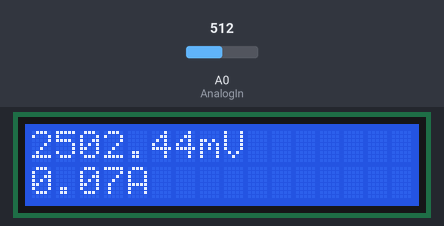
A sketch run on a simulated Arduino Uno, built with avr-gcc and run on an emulated ATmega328P. On the bench: 16×2 character LCD. Inputs (shaded band) come from the test bench; at power-on: A0 (AnalogIn) = 512. What the sketch prints to the serial monitor is not drawn.

Above: at 1.2 s.
1.3 s: A0 (AnalogIn) set to 716
At 2.58 s:
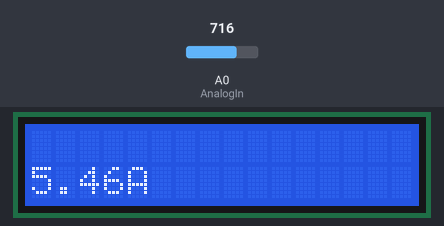
4.3 s: A0 (AnalogIn) set to 900
At 5.4 s:
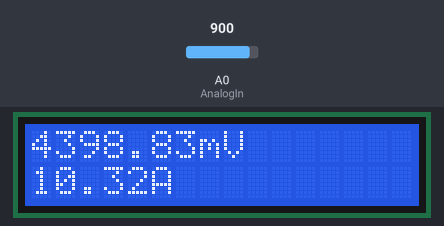
7.3 s: A0 (AnalogIn) set to 874
At 8.1 s:
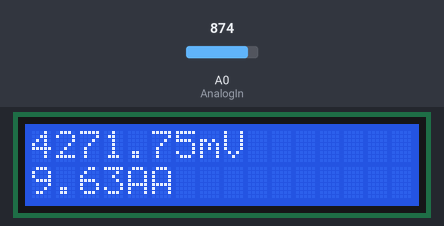
10.3 s: A0 (AnalogIn) set to 526
At 11.64 s:
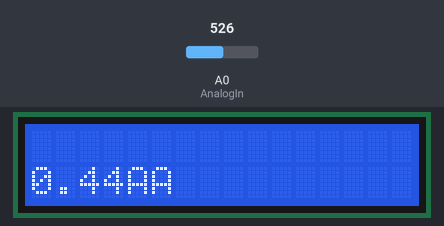
13.1 s: A0 (AnalogIn) set to 491
At 13.9 s:
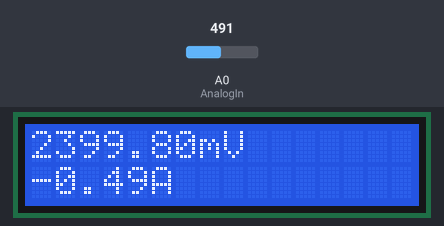
Timing chart, 0 to 16.1 s (numbered marks = the images above; inputs shaded):
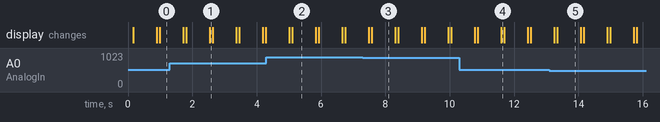

The sketch:

sketch_jul19a.ino
```cpp
#include <Wire.h>
#include <LiquidCrystal_I2C.h>

/*
 * Pin :
 *  LCD1602 I2C :
 *    SDA : A4
 *    SCL : A5
 *  ACS217 :
 *    OUT : A3
 *
*/

LiquidCrystal_I2C lcd(0x27,16,2);

const int AnalogIn = A0;
int MVPerAmp = 185;
float ACOffset = 2490.0;//mv
unsigned int Raw = 0;
double Voltage = 0;
double Current = 0;
String Empty = "                ";

void setup()
{
  Serial.begin(9600);
  lcd.init();
  lcd.backlight();
}

void loop()
{
  for (int i=0; i < 64; i++){
    Raw = Raw + analogRead(AnalogIn);
  }

  Voltage = ((Raw/64)/1023.0)*5000; //mV
  Current = ((Voltage-ACOffset)/MVPerAmp); //A

  Serial.println("\n-------------------------------------");
  Serial.println("Raw : "+String(analogRead(AnalogIn)));
  Serial.println("Voltage : "+String(Voltage, 3)+" mV");
  Serial.println("Current : "+String(Current, 3)+" A");
  Serial.println("-------------------------------------\n");

  lcd.setCursor(0,0);
  lcd.print(String(Voltage, 2)+"mV");
  lcd.setCursor(0,1);
  lcd.print(String(Current, 2)+"A");

  Raw=0;

  delay(700);

  lcd.setCursor(0,0);
  lcd.print(Empty);
  lcd.setCursor(1,0);
  lcd.print(Empty);
}
```

Measured:
- the behaviour switches between 888 and 887 on A0 (AnalogIn) (found by bisection; images 2 and 3)
- the behaviour switches between 510 and 509 on A0 (AnalogIn) (found by bisection; images 4 and 5)
- after the input at 1.3 s, the display: first differs from a run without the input after 0.50 s (image 1 shows a later state)
- after the input at 4.3 s, the display: first differs from a run without the input after 0.80 s (image 2)
- after the input at 7.3 s, the display: first differs from a run without the input after 0.28 s (image 3)
- after the input at 10.3 s, the display: first differs from a run without the input after 0.57 s (image 4 shows a later state)
- after the input at 13.1 s, the display: first differs from a run without the input after 0.24 s (image 5)
